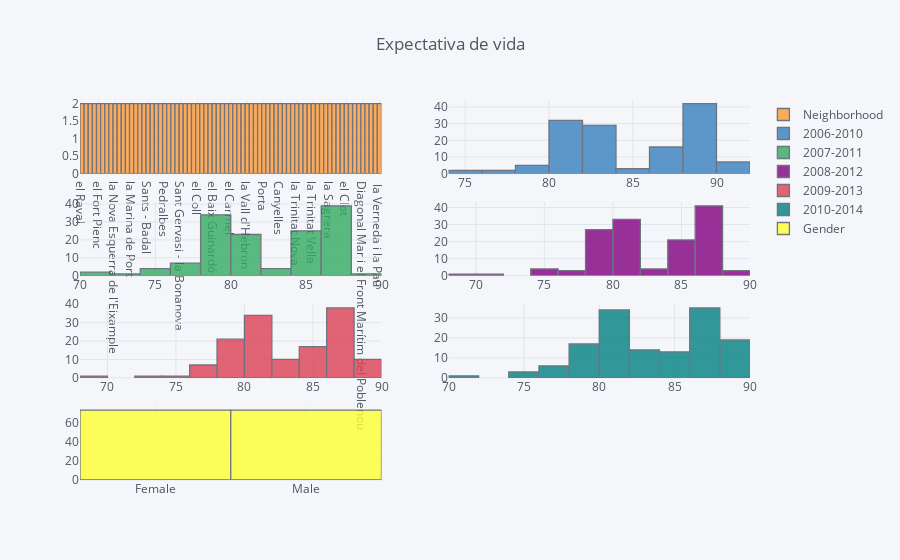

Write notebook code for a chart like this one.
### Code cell
df.iplot(kind='hist', histnorm='', xTitle='', subplots=True,
yTitle='', title='Expectativa de vida')

### Figure 1 — Plotly figure (JSON) as saved in the notebook; plotly's stock layout.template omitted (floating-point values rounded to 4 significant figures; data arrays with more than 128 entries replaced by an {"elided": "..."} marker saying what was removed)
{"data": [{"histfunc": "count", "histnorm": "", "marker": {"color": "rgba(255, 153, 51, 1.0)", "line": {"color": "#4D5663", "width": 1.3}}, "name": "Neighborhood", "opacity": 0.8, "orientation": "v", "type": "histogram", "uid": "8be4c1d1-d151-4d56-ace8-38d4ec0fe344", "x": {"elided": "146 str values"}, "xaxis": "x", "yaxis": "y"}, {"histfunc": "count", "histnorm": "", "marker": {"color": "rgba(55, 128, 191, 1.0)", "line": {"color": "#4D5663", "width": 1.3}}, "name": "2006-2010", "opacity": 0.8, "orientation": "v", "type": "histogram", "uid": "08ff6a26-ce25-4b12-99dd-b8a753c4d2b9", "x": {"elided": "146 float values"}, "xaxis": "x2", "yaxis": "y2"}, {"histfunc": "count", "histnorm": "", "marker": {"color": "rgba(50, 171, 96, 1.0)", "line": {"color": "#4D5663", "width": 1.3}}, "name": "2007-2011", "opacity": 0.8, "orientation": "v", "type": "histogram", "uid": "7c856787-88c1-43fc-ae75-37caedbf6952", "x": {"elided": "146 float values"}, "xaxis": "x3", "yaxis": "y3"}, {"histfunc": "count", "histnorm": "", "marker": {"color": "rgba(128, 0, 128, 1.0)", "line": {"color": "#4D5663", "width": 1.3}}, "name": "2008-2012", "opacity": 0.8, "orientation": "v", "type": "histogram", "uid": "54ccbe3c-4272-490a-8614-45e6f9f3fd75", "x": {"elided": "146 float values"}, "xaxis": "x4", "yaxis": "y4"}, {"histfunc": "count", "histnorm": "", "marker": {"color": "rgba(219, 64, 82, 1.0)", "line": {"color": "#4D5663", "width": 1.3}}, "name": "2009-2013", "opacity": 0.8, "orientation": "v", "type": "histogram", "uid": "3a89dd2a-2ed1-4b24-beeb-a9a1c306edc1", "x": {"elided": "146 float values"}, "xaxis": "x5", "yaxis": "y5"}, {"histfunc": "count", "histnorm": "", "marker": {"color": "rgba(0, 128, 128, 1.0)", "line": {"color": "#4D5663", "width": 1.3}}, "name": "2010-2014", "opacity": 0.8, "orientation": "v", "type": "histogram", "uid": "7297fad2-99f2-487e-8ad0-253f960b09c1", "x": {"elided": "146 float values"}, "xaxis": "x6", "yaxis": "y6"}, {"histfunc": "count", "histnorm": "", "marker": {"color": "rgba(255, 255, 51, 1.0)", "line": {"color": "#4D5663", "width": 1.3}}, "name": "Gender", "opacity": 0.8, "orientation": "v", "type": "histogram", "uid": "0cb2c98d-033d-4564-a8fd-ca8f52a745e1", "x": {"elided": "146 str values"}, "xaxis": "x7", "yaxis": "y7"}], "layout": {"barmode": "overlay", "legend": {"bgcolor": "#F5F6F9", "font": {"color": "#4D5663"}}, "paper_bgcolor": "#F5F6F9", "plot_bgcolor": "#F5F6F9", "title": {"font": {"color": "#4D5663"}, "text": "Expectativa de vida"}, "xaxis": {"anchor": "y", "domain": [0, 0.45], "gridcolor": "#E1E5ED", "showgrid": true, "tickfont": {"color": "#4D5663"}, "title": {"font": {"color": "#4D5663"}, "text": ""}, "zerolinecolor": "#E1E5ED"}, "xaxis2": {"anchor": "y2", "domain": [0.55, 1], "gridcolor": "#E1E5ED", "showgrid": true, "tickfont": {"color": "#4D5663"}, "title": {"font": {"color": "#4D5663"}, "text": ""}, "zerolinecolor": "#E1E5ED"}, "xaxis3": {"anchor": "y3", "domain": [0, 0.45], "gridcolor": "#E1E5ED", "showgrid": true, "tickfont": {"color": "#4D5663"}, "title": {"font": {"color": "#4D5663"}, "text": ""}, "zerolinecolor": "#E1E5ED"}, "xaxis4": {"anchor": "y4", "domain": [0.55, 1], "gridcolor": "#E1E5ED", "showgrid": true, "tickfont": {"color": "#4D5663"}, "title": {"font": {"color": "#4D5663"}, "text": ""}, "zerolinecolor": "#E1E5ED"}, "xaxis5": {"anchor": "y5", "domain": [0, 0.45], "gridcolor": "#E1E5ED", "showgrid": true, "tickfont": {"color": "#4D5663"}, "title": {"font": {"color": "#4D5663"}, "text": ""}, "zerolinecolor": "#E1E5ED"}, "xaxis6": {"anchor": "y6", "domain": [0.55, 1], "gridcolor": "#E1E5ED", "showgrid": true, "tickfont": {"color": "#4D5663"}, "title": {"font": {"color": "#4D5663"}, "text": ""}, "zerolinecolor": "#E1E5ED"}, "xaxis7": {"anchor": "y7", "domain": [0, 0.45], "gridcolor": "#E1E5ED", "showgrid": true, "tickfont": {"color": "#4D5663"}, "title": {"font": {"color": "#4D5663"}, "text": ""}, "zerolinecolor": "#E1E5ED"}, "yaxis": {"anchor": "x", "domain": [0.8063, 1], "gridcolor": "#E1E5ED", "showgrid": true, "tickfont": {"color": "#4D5663"}, "title": {"font": {"color": "#4D5663"}, "text": ""}, "zerolinecolor": "#E1E5ED"}, "yaxis2": {"anchor": "x2", "domain": [0.8063, 1], "gridcolor": "#E1E5ED", "showgrid": true, "tickfont": {"color": "#4D5663"}, "title": {"font": {"color": "#4D5663"}, "text": ""}, "zerolinecolor": "#E1E5ED"}, "yaxis3": {"anchor": "x3", "domain": [0.5375, 0.7312], "gridcolor": "#E1E5ED", "showgrid": true, "tickfont": {"color": "#4D5663"}, "title": {"font": {"color": "#4D5663"}, "text": ""}, "zerolinecolor": "#E1E5ED"}, "yaxis4": {"anchor": "x4", "domain": [0.5375, 0.7312], "gridcolor": "#E1E5ED", "showgrid": true, "tickfont": {"color": "#4D5663"}, "title": {"font": {"color": "#4D5663"}, "text": ""}, "zerolinecolor": "#E1E5ED"}, "yaxis5": {"anchor": "x5", "domain": [0.2687, 0.4625], "gridcolor": "#E1E5ED", "showgrid": true, "tickfont": {"color": "#4D5663"}, "title": {"font": {"color": "#4D5663"}, "text": ""}, "zerolinecolor": "#E1E5ED"}, "yaxis6": {"anchor": "x6", "domain": [0.2687, 0.4625], "gridcolor": "#E1E5ED", "showgrid": true, "tickfont": {"color": "#4D5663"}, "title": {"font": {"color": "#4D5663"}, "text": ""}, "zerolinecolor": "#E1E5ED"}, "yaxis7": {"anchor": "x7", "domain": [0, 0.1938], "gridcolor": "#E1E5ED", "showgrid": true, "tickfont": {"color": "#4D5663"}, "title": {"font": {"color": "#4D5663"}, "text": ""}, "zerolinecolor": "#E1E5ED"}}}
